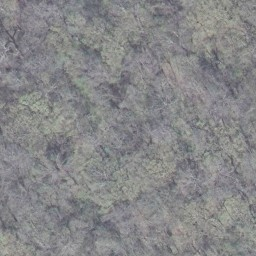
#> input picture Data_input/Spectral/forest12.jpg, 256 x 256 px
$ python '噪声过滤.py'
#> lines starting #> are read from the running program, lines starting #| are printed output that depends on the picture
# 1.高斯滤波器
import cv2
import numpy as np
import matplotlib.pyplot as plt

# img = cv2.imread('airplane00.jpg')
img = cv2.imread('forest12.jpg')
#> img is the input picture: shape (256, 256, 3); mean B, G, R 136.2, 134.9, 134.7

blur = cv2.GaussianBlur(img, (5, 5), 0)
plt.subplot(121), plt.imshow(img), plt.title('Original')
plt.xticks([]), plt.yticks([])
plt.subplot(122), plt.imshow(blur), plt.title('Averaging')
plt.xticks([]), plt.yticks([])
# cv2.imwrite('gussfiltered.jpg', blur)
# plt.show()

# 2.均值滤波器
# 均值滤波器是一个简单的滑动窗口，用窗口中的所有像素值的平均值替代中心值。窗口或核通常
# 是正方形，但它可以是任何形状。
blur = cv2.blur(img, (5, 5))
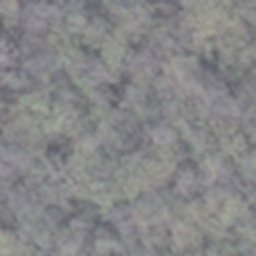
#> blur: shape (256, 256, 3); mean B, G, R 136.2, 134.9, 134.7

plt.subplot(121), plt.imshow(img), plt.title('Original')
plt.xticks([]), plt.yticks([])
plt.subplot(122), plt.imshow(blur), plt.title('Averaging')
plt.xticks([]), plt.yticks([])
# plt.show()
# plt.savefig('possionfiltered.jpg')

# 中值过滤器,效果是不错的
# 中心点想租被窗口中的中位数所代替
blur = cv2.medianBlur(img, 5)

plt.subplot(121), plt.imshow(img), plt.title('Original')
plt.xticks([]), plt.yticks([])
plt.subplot(122), plt.imshow(blur), plt.title('Averaging')
plt.xticks([]), plt.yticks([])
# plt.show()

# 双边过滤器
# 双边滤波器使用高斯滤波，但他有一个乘法分量，它是像素强度差的函数。他确保在计算模糊强度值时仅包括与中心像素类似的像素强度。磁过滤器保留边缘。
blur = cv2.bilateralFilter(img, 9, 75, 75)

plt.subplot(121), plt.imshow(img), plt.title('Original')
plt.xticks([]), plt.yticks([])
plt.subplot(122), plt.imshow(blur), plt.title('Averaging')
plt.xticks([]), plt.yticks([])
# plt.show()


###################################################################
# 均值滤波
img_mean = cv2.blur(img, (5, 5))

# 高斯滤波
img_Guassian = cv2.GaussianBlur(img, (5, 5), 0)

# 中值滤波
img_median = cv2.medianBlur(img, 5)

# 双边滤波
img_bilater = cv2.bilateralFilter(img, 9, 75, 75)

# 展示不同的图片
titles = ['srcImg', 'mean', 'Gaussian', 'median', 'bilateral']
imgs = [img, img_mean, img_Guassian, img_median, img_bilater]

for i in range(5):
    plt.subplot(2, 3, i + 1)
    plt.imshow(imgs[i])
    plt.title(titles[i])
plt.show()
#> figure, not shown here; B, G, R data is drawn as R, G, B
